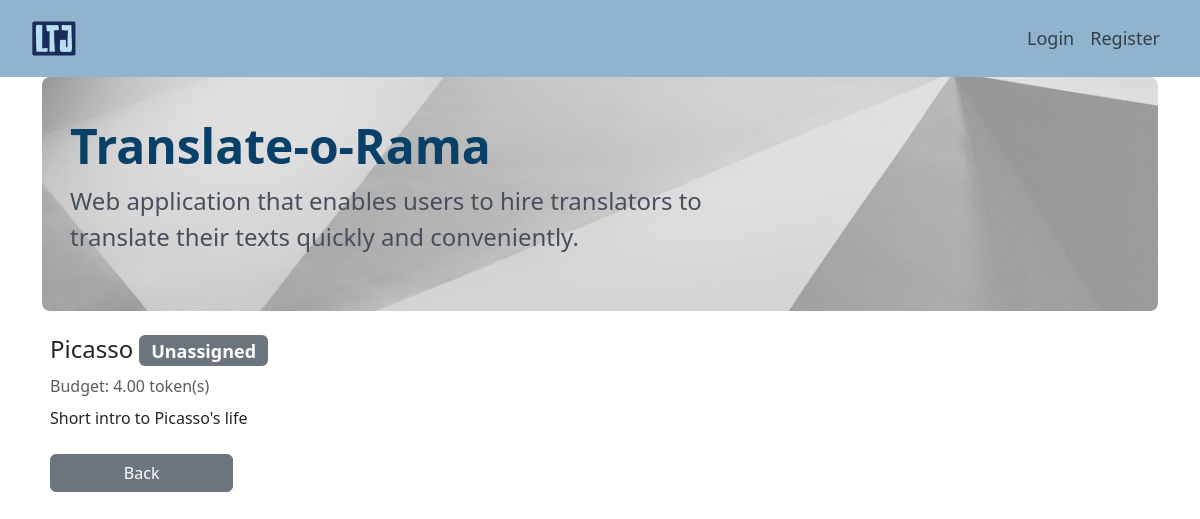
Page /dashboard/job_status/1 on the earlier database version.
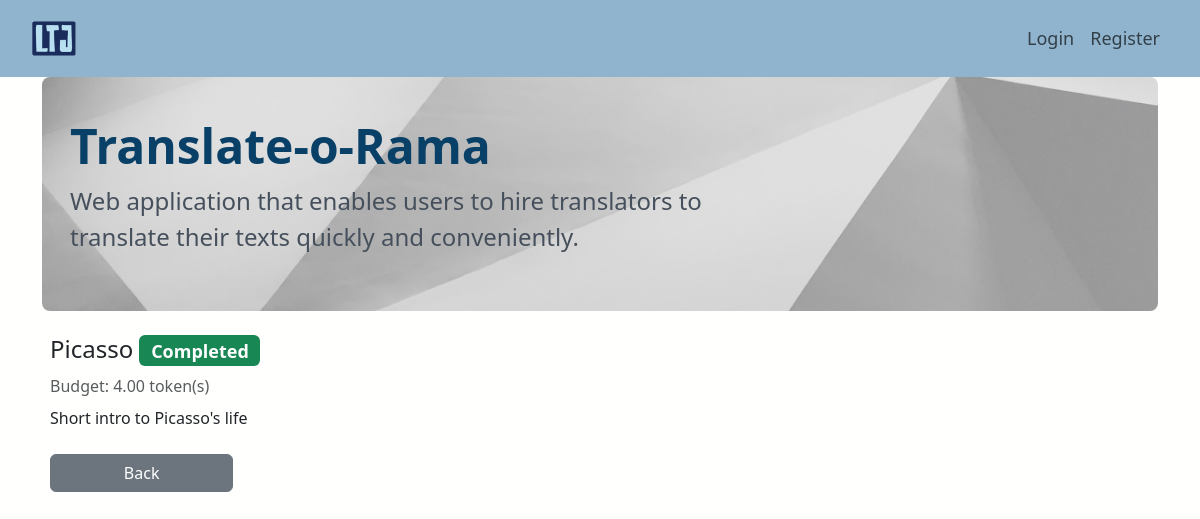
Same page on the later database version.
### app/views.py (the view)
# urls.py: path("dashboard/job_status/<int:job_id>", views.job_status, name="job_status"),
def job_status(request, job_id):
    job = get_object_or_404(Job, pk=job_id)
    context = {
        "job": job,
    }
    return render(request, "app/job_status.html", context)

### app/templates/app/job_status.html (shortened to what this page needs)
{% extends 'app/base.html' %}
{% block content %}
  <!DOCTYPE html>
  <html lang="en">
  <head>
      <link rel="stylesheet" href="https://cdn.jsdelivr.net/npm/bootstrap-icons@1.10.3/font/bootstrap-icons.css">
  </head>
  <body>
    <div class="mx-2">
      <h4>{{ job.title }}
        {% if job.is_assigned %}
          {% if job.is_completed %}
            <div class="badge bg-success">Completed</div>
          {% else %}
            <div class="badge bg-primary">Assigned</div>
          {% endif %}
        {% else %}
          <div class="badge bg-secondary">Unassigned</div>
        {% endif %}
      </h4>
      <div class="mb-2 text-muted">Budget: {{ job.budget }} token(s)</div>
      <div class="">{{ job.description }}</div>
      <a href="{% url 'app:dashboard' %}" class="btn btn-secondary col-2 mt-4">Back</a>
    </div>
  </body>
{% endblock content %}

Differences in the rows shown:
changed Job "Picasso": is_assigned False → True (drawn)
Other differences:
text no longer shown: "Unassigned"
text now shown: "Completed"
